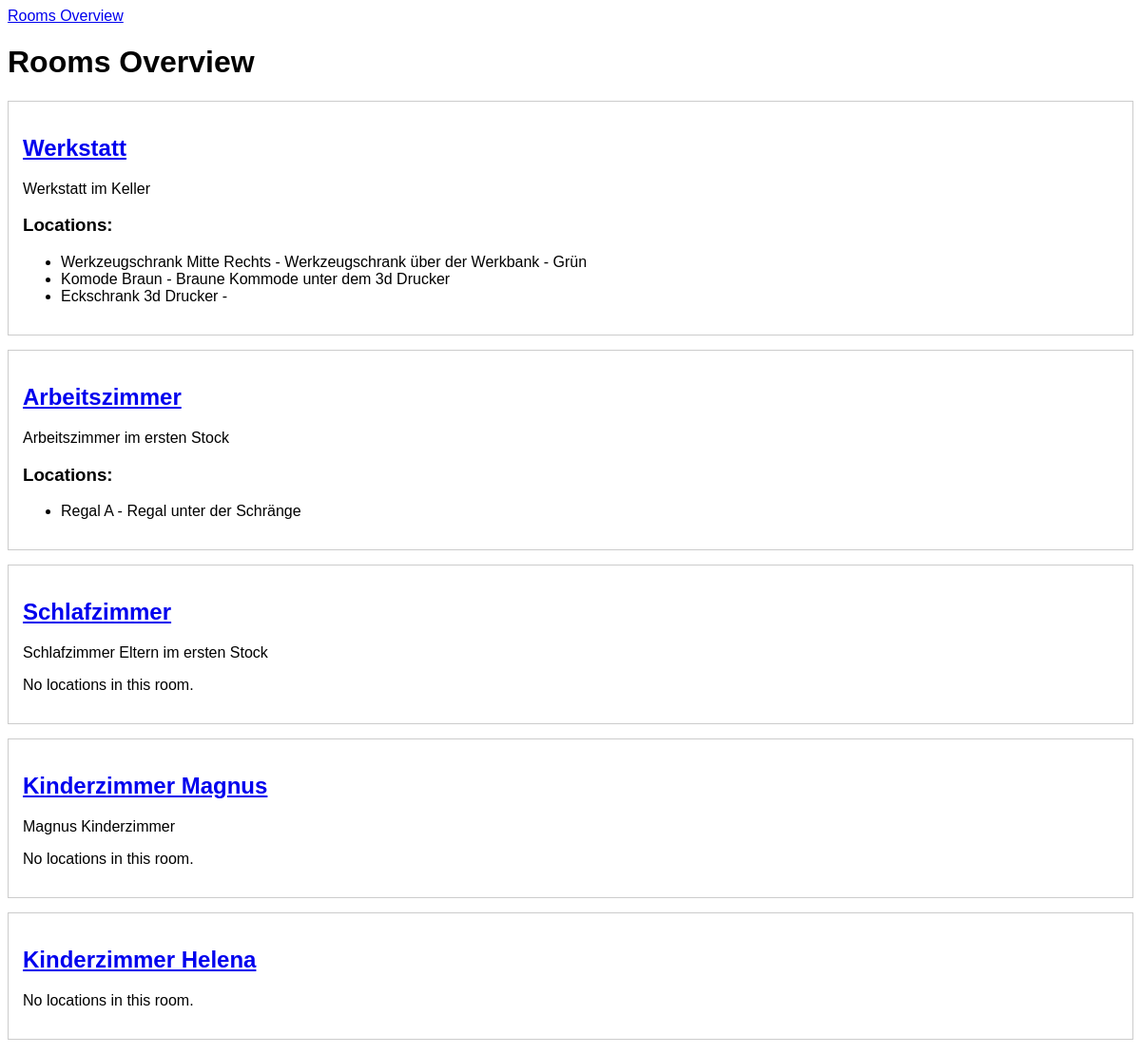
The page /rooms/ on the database as committed earlier.
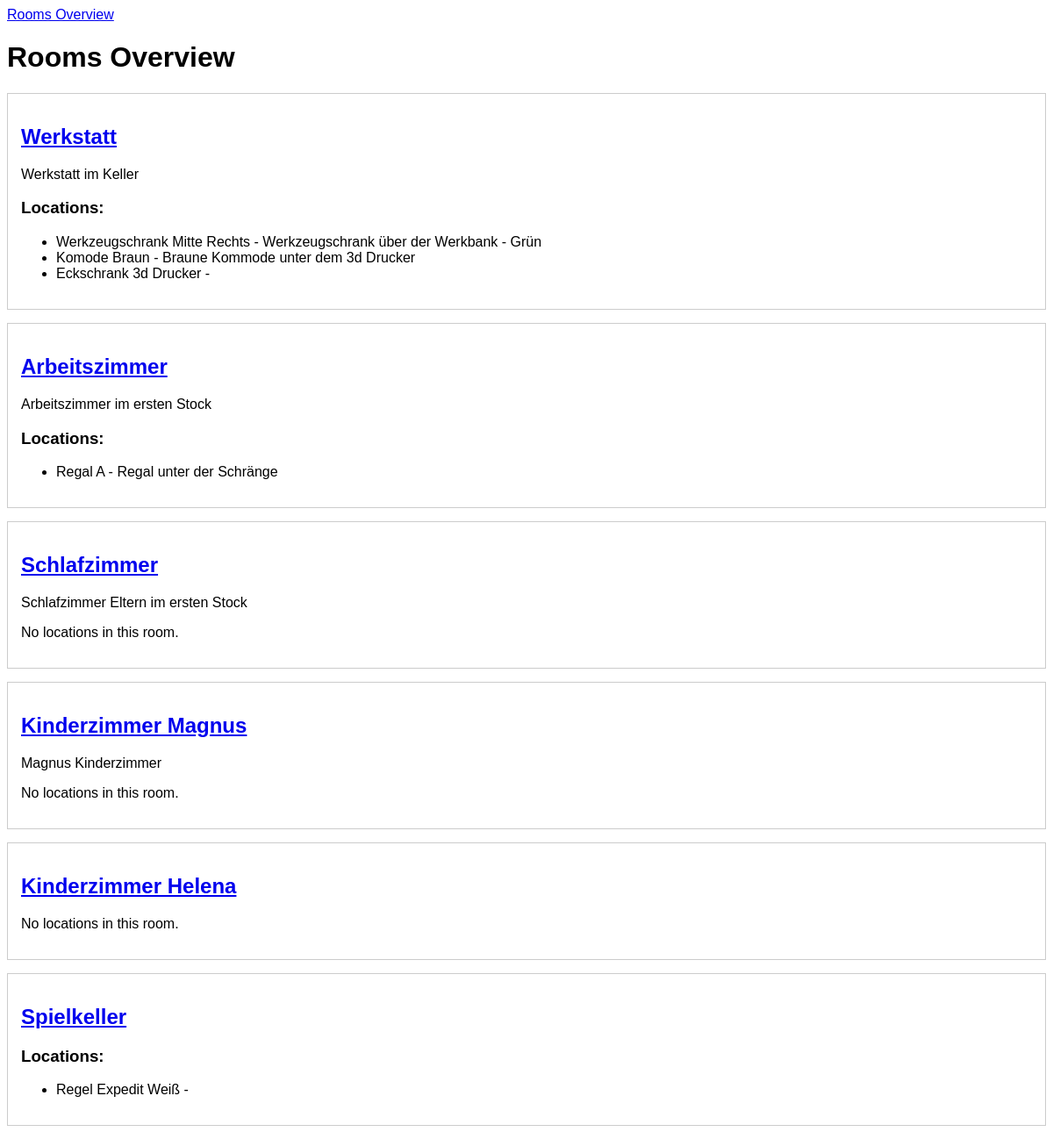
The same page on the database as committed later.
### inventory_app/models.py (models this page shows, shortened)
class Room(models.Model):
    name = models.CharField(max_length=100)
    floor_level = models.CharField(max_length=50, blank=True, null=True)
    description = models.TextField(blank=True, null=True)

class Location(models.Model):
    name = models.CharField(max_length=100, default='add description here')
    room = models.ForeignKey(Room, on_delete=models.CASCADE, related_name='locations', null=True, blank=True)
    parent_location = models.ForeignKey(
        'self',
        on_delete=models.CASCADE,
        null=True,
        blank=True,
        related_name='sublocations'
    )
    description = models.TextField(blank=True)

### inventory_app/views.py (the view)
# urls.py: path('rooms/', rooms_overview, name='rooms_overview'),
def rooms_overview(request):
    rooms = Room.objects.prefetch_related('locations__items').all()
    return render(request, 'inventory_app/rooms_overview.html', {'rooms': rooms})

### inventory_app/templates/inventory_app/rooms_overview.html (shortened to what this page needs)
{% extends 'inventory_app/base.html' %}
{% block content %}
<h1>Rooms Overview</h1>
{% for room in rooms %}
  <div class="room">
    <h2><a href="{% url 'room_detail' room.pk %}">{{ room.name }}</a></h2>
    <p>{{ room.description }}</p>
    {% if room.locations.all %}
      <h3>Locations:</h3>
      <ul>
        {% for location in room.locations.all %}
          <li>{{ location.name }} - {{ location.description }}</li>
        {% endfor %}
      </ul>
    {% else %}
      <p>No locations in this room.</p>
    {% endif %}
  </div>
{% endfor %}
{% endblock %}

### inventory_app/templates/inventory_app/base.html (shortened to what this page needs)
<!DOCTYPE html>
<html>
<head>
  {% load static %}
  <link rel="stylesheet" href="{% static 'inventory_app/style.css' %}">
</head>
<body>
  <nav>
    <a href="{% url 'rooms_overview' %}">Rooms Overview</a>
  </nav>
  {% block content %}{% endblock %}
</body>
</html>

### inventory_app/static/inventory_app/style.css (style rules this page uses)
body { font-family: Arial, sans-serif; }
.room { border: 1px solid #ccc; padding: 15px; margin-bottom: 15px; }

Rows that differ between the two databases and show on the page:
added Room: name "Spielkeller"
added Location: name "Regel Expedit Weiß", shown under "Spielkeller"
